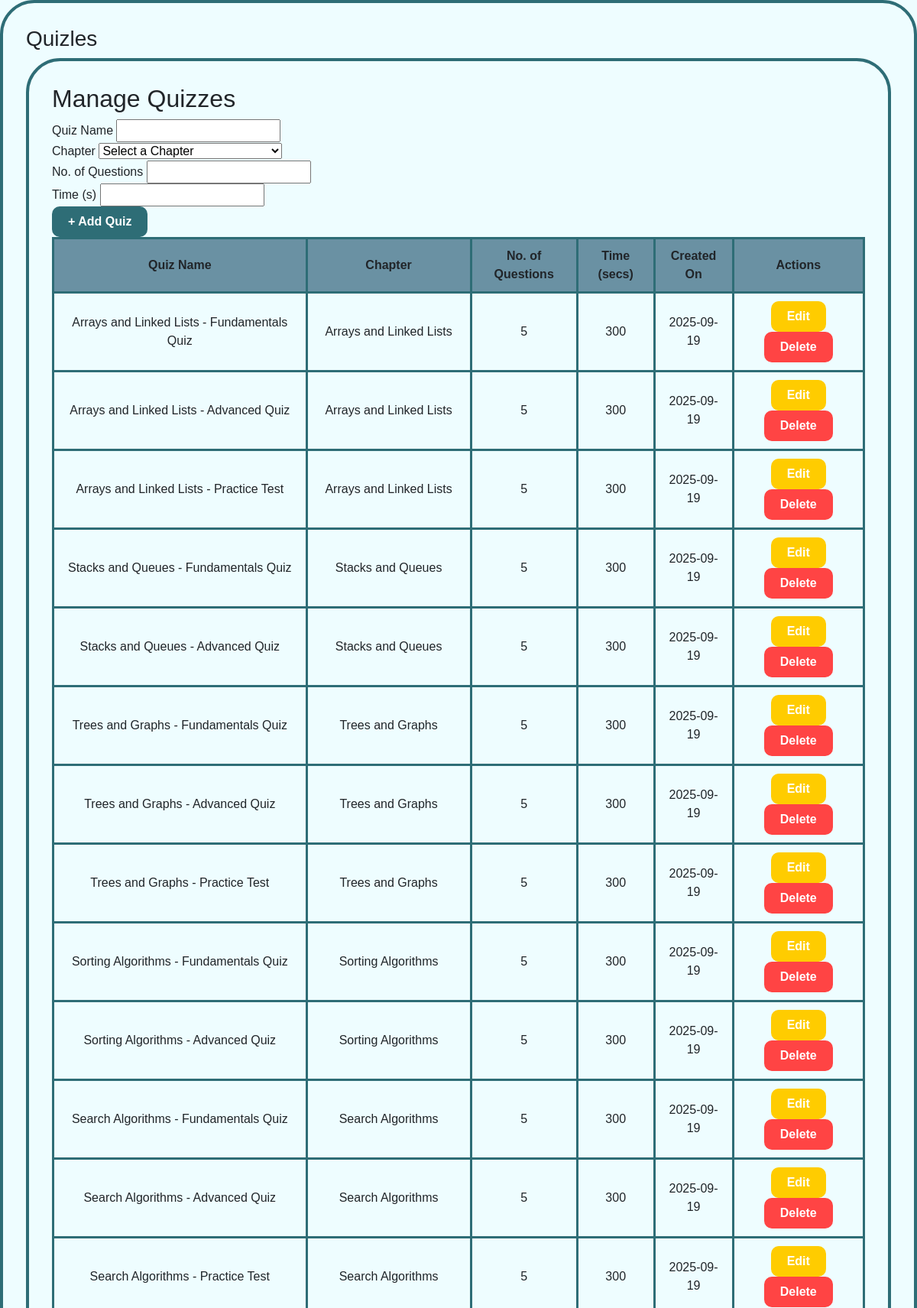
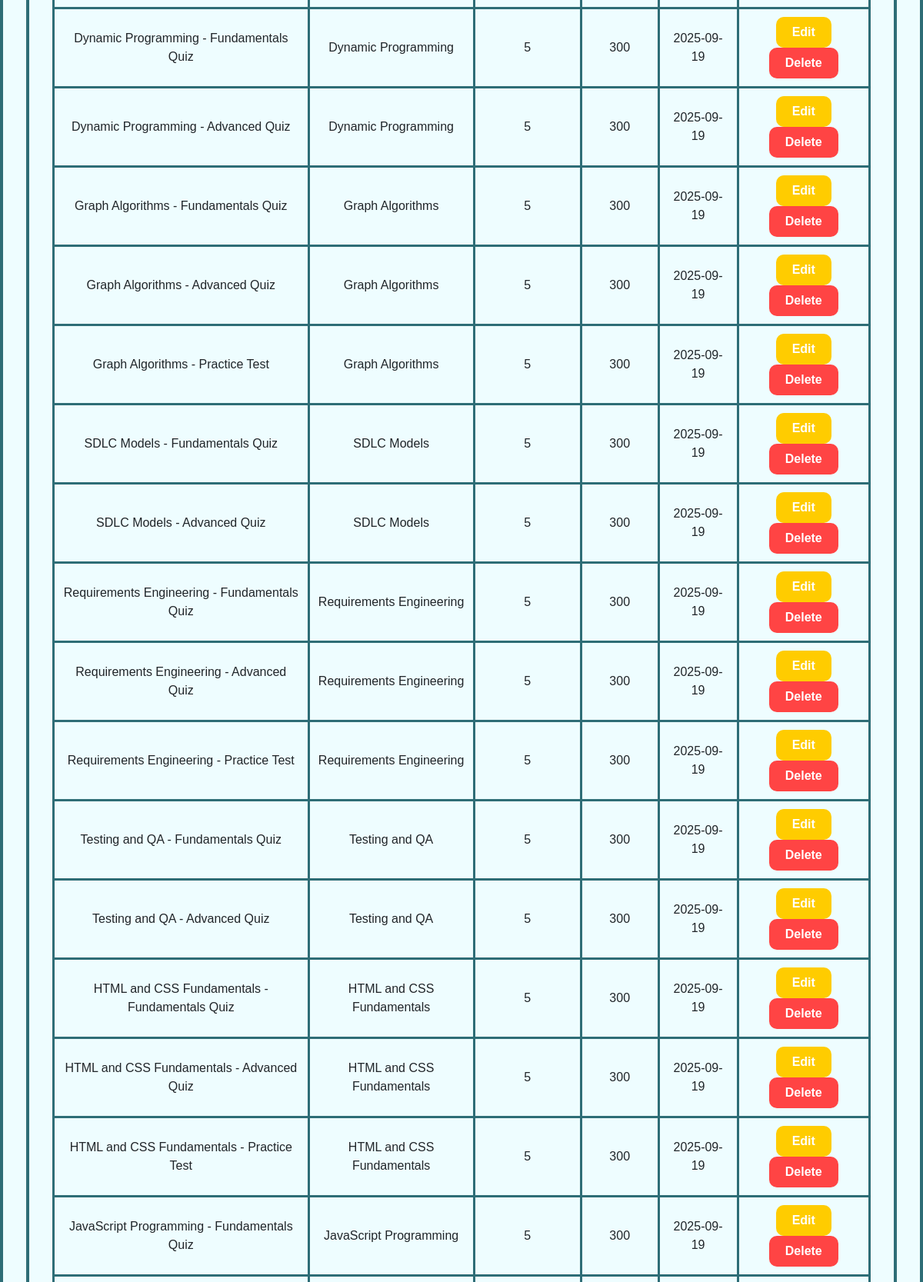
The app's page /admin/manage_quiz (signed in, upper part) with its own data (2 pictures, top to bottom).
### models.py (models this page shows)
class Quiz(db.Model):
    __tablename__ = 'quiz'
    id = db.Column(db.Integer, primary_key=True)
    chapter_id = db.Column(db.Integer, db.ForeignKey('chapter.id'), nullable=False)
    subject_id = db.Column(db.Integer, db.ForeignKey('subject.id'), nullable=False)
    name = db.Column(db.String(50), unique=True, nullable=False)
    nos = db.Column(db.Integer, nullable=False)
    time = db.Column(db.Integer, nullable=False)
    created_at = db.Column(db.DateTime, default=lambda: datetime.now(timezone.utc))
    questions = db.relationship('Question', backref='quiz', lazy=True)
    scores = db.relationship('Score', backref='quiz', lazy=True)

class Chapter(db.Model):
    __tablename__ = 'chapter'
    id = db.Column(db.Integer, primary_key=True)
    name = db.Column(db.String(50), unique=True, nullable=False)
    subject_id = db.Column(db.Integer, db.ForeignKey('subject.id'), nullable=False)
    subject = db.relationship('Subject', back_populates='chapters')
    quizzes = db.relationship('Quiz', backref='chapter', lazy=True)

### routes.py (the view, shortened to what this page needs)
@admin_bp.route("/manage_quiz", methods=['GET', 'POST'])
@login_required
@admin_only
def manage_quiz():
    form = QuizForm()
    chapters = Chapter.query.all()
    form.chapter_id.choices = [(c.id, c.name) for c in chapters]
    quizzes = db.session.query(
    Quiz.id, Quiz.name, Quiz.nos, Quiz.time,
    Chapter.name.label("chapter_name"),
    Quiz.created_at  # Add this field
).join(Chapter, Quiz.chapter_id == Chapter.id).all()
    return render_template("admin/manage_quiz.html", form=form, quizzes=quizzes, chapters=chapters)

### forms.py
class QuizForm(FlaskForm):
    name = StringField('Name', validators=[DataRequired()])  # Standardized field name
    chapter_id = SelectField('Chapter', coerce=int, validators=[DataRequired()])
    nos = IntegerField('Number of Questions', validators=[DataRequired()])
    time_duration = IntegerField('Time Duration (In seconds)')
    submit = SubmitField('Submit')

### app.py (called while the page is built)
@login_manager.user_loader
def load_user(user_id):
    return User.query.get(int(user_id))

### routes.py (called while the page is built)
def admin_only(func):
    @wraps(func)
    def wrapper(*args, **kwargs):
        if not current_user.is_authenticated or not current_user.is_admin:
            flash('Access restricted. Admins only!', 'error')
            return redirect(url_for('routes.index'))
        return func(*args, **kwargs)
    return wrapper

### templates/admin/manage_quiz.html (shortened to what this page needs)
{% extends 'layout.html' %}
{% block content %}
<div class="header">
    <h3 onclick="location.href='{{ url_for('admin.admin_home') }}'">Quizles</h3>
</div>
<div class="container">
    <h2>Manage Quizzes</h2>
    <form method="POST">
        <div>
            <label>Quiz Name</label>
            <input type="text" name="new_name" required>
        </div>
        <div>
            <label>Chapter</label>
            <select name="new_chapter_id" required>
                <option value="">Select a Chapter</option>
            </select>
        </div>
        <div>
            <label>No. of Questions</label>
            <input type="number" name="new_nos" required>
        </div>
        <div>
            <label>Time (s)</label>
            <input type="number" name="new_time" required>
        </div>
        <button type="submit" name="add" class="btn add-btn">+ Add Quiz</button>
    </form>
    <table>
        <thead>
            <tr>
                <th>Quiz Name</th>
                <th>Chapter</th>
                <th>No. of Questions</th>
                <th>Time (secs)</th>
                <th>Created On</th>
                <th>Actions</th>
            </tr>
        </thead>
        <tbody>
            {% for quiz in quizzes %}
            <tr id="quiz_row_{{ quiz.id }}">
                <form method="POST">
                    <td>
                        <span id="name_display_{{ quiz.id }}">{{ quiz.name }}</span>
                    </td>
                    <td>{{ quiz.chapter_name }}</td>
                    <td>
                        <span id="nos_display_{{ quiz.id }}">{{ quiz.nos }}</span>
                    </td>
                    <td>
                        <span id="time_display_{{ quiz.id }}">{{ quiz.time }}</span>
                    </td>
                    <td>
                        <span>{{ quiz.created_at.strftime('%Y-%m-%d') }}</span>
                    </td>
                    <td>
                        <button type="button" class="btn edit-btn" onclick="enableEdit({{ quiz.id }})" id="edit_btn_{{ quiz.id }}">Edit</button>
                        <button type="submit" name="delete" value="{{ quiz.id }}" class="btn delete-btn" id="delete_btn_{{ quiz.id }}" onclick="return confirm('Are you sure?')">Delete</button>
                    </td>
                </form>
            </tr>
            {% endfor %}
        </tbody>
    </table>
</div>
{% endblock %}

### templates/admin/manage_quiz.html (style rules this page uses)
body { background-color: #EEFDFF; margin: 0; padding: 0; display: flex; flex-direction: column; align-items: center; font-family: 'Comic Sans MS', cursive, sans-serif; }
.container { width: 100%; max-width: 1200px; background-color: #EEFDFF; padding: 30px; border-radius: 45px; border: 4px solid #2E6D76; }
table { width: 100%; border-collapse: collapse; }
th, td { padding: 10px; border: 3px solid #2E6D76; text-align: center; }
th { background-color: #6a91a3; font-weight: bold; }
.btn { color: white; background-color: #2E6D76; font-weight: bold; padding: 7px 20px; cursor: pointer; border-radius: 10px; }
.edit-btn { background-color: #ffcc00; }
.delete-btn { background-color: #ff4444; color: white; }

### records on screen
Quiz: name "Arrays and Linked Lists - Fundamentals Quiz", chapter_name "Arrays and Linked Lists", nos "5", time "300", created_at "2025-09-19", {{ quiz.id }} 1 (drawn)
Quiz: name "Arrays and Linked Lists - Advanced Quiz", chapter_name "Arrays and Linked Lists", nos "5", time "300", created_at "2025-09-19", {{ quiz.id }} 2 (drawn)
Quiz: name "Arrays and Linked Lists - Practice Test", chapter_name "Arrays and Linked Lists", nos "5", time "300", created_at "2025-09-19", {{ quiz.id }} 3 (drawn)
Quiz: name "Stacks and Queues - Fundamentals Quiz", chapter_name "Stacks and Queues", nos "5", time "300", created_at "2025-09-19", {{ quiz.id }} 4 (drawn)
Quiz: name "Stacks and Queues - Advanced Quiz", chapter_name "Stacks and Queues", nos "5", time "300", created_at "2025-09-19"
Quiz: name "Trees and Graphs - Fundamentals Quiz", chapter_name "Trees and Graphs", nos "5", time "300", created_at "2025-09-19", {{ quiz.id }} 6 (drawn)
Quiz: name "Trees and Graphs - Advanced Quiz", chapter_name "Trees and Graphs", nos "5", time "300", created_at "2025-09-19", {{ quiz.id }} 7 (drawn)
Quiz: name "Trees and Graphs - Practice Test", chapter_name "Trees and Graphs", nos "5", time "300", created_at "2025-09-19", {{ quiz.id }} 8 (drawn)
Quiz: name "Sorting Algorithms - Fundamentals Quiz", chapter_name "Sorting Algorithms", nos "5", time "300", created_at "2025-09-19", {{ quiz.id }} 9 (drawn)
Quiz: name "Sorting Algorithms - Advanced Quiz", chapter_name "Sorting Algorithms", nos "5", time "300", created_at "2025-09-19", {{ quiz.id }} 10 (drawn)
Quiz: name "Search Algorithms - Fundamentals Quiz", chapter_name "Search Algorithms", nos "5", time "300", created_at "2025-09-19", {{ quiz.id }} 11 (drawn)
Quiz: name "Search Algorithms - Advanced Quiz", chapter_name "Search Algorithms", nos "5", time "300", created_at "2025-09-19", {{ quiz.id }} 12 (drawn)
Quiz: name "Search Algorithms - Practice Test", chapter_name "Search Algorithms", nos "5", time "300", created_at "2025-09-19", {{ quiz.id }} 13 (drawn)
Quiz: name "Dynamic Programming - Fundamentals Quiz", chapter_name "Dynamic Programming", nos "5", time "300", created_at "2025-09-19", {{ quiz.id }} 14 (drawn)
Quiz: name "Dynamic Programming - Advanced Quiz", chapter_name "Dynamic Programming", nos "5", time "300", created_at "2025-09-19", {{ quiz.id }} 15 (drawn)
Quiz: name "Graph Algorithms - Fundamentals Quiz", chapter_name "Graph Algorithms", nos "5", time "300", created_at "2025-09-19", {{ quiz.id }} 16 (drawn)
Quiz: name "Graph Algorithms - Advanced Quiz", chapter_name "Graph Algorithms", nos "5", time "300", created_at "2025-09-19", {{ quiz.id }} 17 (drawn)
Quiz: name "Graph Algorithms - Practice Test", chapter_name "Graph Algorithms", nos "5", time "300", created_at "2025-09-19", {{ quiz.id }} 18 (drawn)
Quiz: name "SDLC Models - Fundamentals Quiz", chapter_name "SDLC Models", nos "5", time "300", created_at "2025-09-19", {{ quiz.id }} 19 (drawn)
Quiz: name "SDLC Models - Advanced Quiz", chapter_name "SDLC Models", nos "5", time "300", created_at "2025-09-19", {{ quiz.id }} 20 (drawn)
Quiz: name "Requirements Engineering - Fundamentals Quiz", chapter_name "Requirements Engineering", nos "5", time "300", created_at "2025-09-19", {{ quiz.id }} 21 (drawn)
Quiz: name "Requirements Engineering - Advanced Quiz", chapter_name "Requirements Engineering", nos "5", time "300", created_at "2025-09-19", {{ quiz.id }} 22 (drawn)
Quiz: name "Requirements Engineering - Practice Test", chapter_name "Requirements Engineering", nos "5", time "300", created_at "2025-09-19", {{ quiz.id }} 23 (drawn)
Quiz: name "Testing and QA - Fundamentals Quiz", chapter_name "Testing and QA", nos "5", time "300", created_at "2025-09-19", {{ quiz.id }} 24 (drawn)
Quiz: name "Testing and QA - Advanced Quiz", chapter_name "Testing and QA", nos "5", time "300", created_at "2025-09-19", {{ quiz.id }} 25 (drawn)
Quiz: name "HTML and CSS Fundamentals - Fundamentals Quiz", chapter_name "HTML and CSS Fundamentals", nos "5", time "300", created_at "2025-09-19", {{ quiz.id }} 26 (drawn)
Quiz: name "HTML and CSS Fundamentals - Advanced Quiz", chapter_name "HTML and CSS Fundamentals", nos "5", time "300", created_at "2025-09-19", {{ quiz.id }} 27 (drawn)
Quiz: name "HTML and CSS Fundamentals - Practice Test", chapter_name "HTML and CSS Fundamentals", nos "5", time "300", created_at "2025-09-19", {{ quiz.id }} 28 (drawn)
Quiz: name "JavaScript Programming - Fundamentals Quiz", chapter_name "JavaScript Programming", nos "5", time "300", created_at "2025-09-19", {{ quiz.id }} 29 (drawn)
